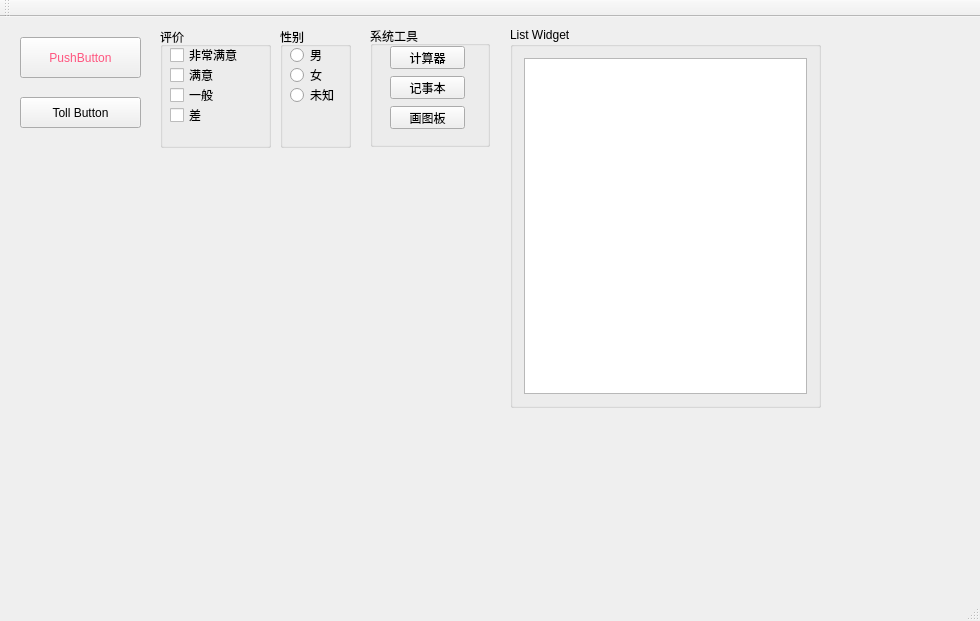
<?xml version="1.0" encoding="UTF-8"?>
<ui version="4.0">
 <class>MainWindow</class>
 <widget class="QMainWindow" name="MainWindow">
  <property name="geometry">
   <rect>
    <x>0</x>
    <y>0</y>
    <width>980</width>
    <height>621</height>
   </rect>
  </property>
  <property name="windowTitle">
   <string>MainWindow</string>
  </property>
  <widget class="QWidget" name="centralWidget">
   <widget class="QPushButton" name="pushButton">
    <property name="geometry">
     <rect>
      <x>20</x>
      <y>20</y>
      <width>121</width>
      <height>41</height>
     </rect>
    </property>
    <property name="sizePolicy">
     <sizepolicy hsizetype="Minimum" vsizetype="Fixed">
      <horstretch>0</horstretch>
      <verstretch>0</verstretch>
     </sizepolicy>
    </property>
    <property name="styleSheet">
     <string notr="true">border-color: rgb(85, 170, 255);
color: rgb(255, 85, 127);
font: 9pt &quot;微软雅黑&quot;;
</string>
    </property>
    <property name="text">
     <string>PushButton</string>
    </property>
    <property name="icon">
     <iconset resource="res.qrc">
      <normaloff>:/XPStyle/NormalIcon.ico</normaloff>:/XPStyle/NormalIcon.ico</iconset>
    </property>
    <property name="iconSize">
     <size>
      <width>32</width>
      <height>32</height>
     </size>
    </property>
    <property name="autoRepeat">
     <bool>false</bool>
    </property>
    <property name="autoExclusive">
     <bool>false</bool>
    </property>
    <property name="autoRepeatInterval">
     <number>100</number>
    </property>
    <property name="flat">
     <bool>false</bool>
    </property>
   </widget>
   <widget class="QToolButton" name="toolButton">
    <property name="geometry">
     <rect>
      <x>20</x>
      <y>80</y>
      <width>121</width>
      <height>31</height>
     </rect>
    </property>
    <property name="text">
     <string>Toll Button</string>
    </property>
    <property name="icon">
     <iconset>
      <normaloff>XPStyle/DeletedIcon.ico</normaloff>XPStyle/DeletedIcon.ico</iconset>
    </property>
    <property name="toolButtonStyle">
     <enum>Qt::ToolButtonTextBesideIcon</enum>
    </property>
    <property name="autoRaise">
     <bool>false</bool>
    </property>
   </widget>
   <widget class="QGroupBox" name="groupBox_2">
    <property name="geometry">
     <rect>
      <x>160</x>
      <y>10</y>
      <width>111</width>
      <height>121</height>
     </rect>
    </property>
    <property name="title">
     <string>评价</string>
    </property>
    <widget class="QCheckBox" name="cBoxExtSatisfied">
     <property name="geometry">
      <rect>
       <x>10</x>
       <y>20</y>
       <width>71</width>
       <height>16</height>
      </rect>
     </property>
     <property name="text">
      <string>非常满意</string>
     </property>
    </widget>
    <widget class="QCheckBox" name="cBoxSatisfied">
     <property name="geometry">
      <rect>
       <x>10</x>
       <y>40</y>
       <width>71</width>
       <height>16</height>
      </rect>
     </property>
     <property name="text">
      <string>满意</string>
     </property>
    </widget>
    <widget class="QCheckBox" name="cBoxGood">
     <property name="geometry">
      <rect>
       <x>10</x>
       <y>60</y>
       <width>71</width>
       <height>16</height>
      </rect>
     </property>
     <property name="text">
      <string>一般</string>
     </property>
    </widget>
    <widget class="QCheckBox" name="cBoxBad">
     <property name="geometry">
      <rect>
       <x>10</x>
       <y>80</y>
       <width>71</width>
       <height>16</height>
      </rect>
     </property>
     <property name="text">
      <string>差</string>
     </property>
    </widget>
   </widget>
   <widget class="QGroupBox" name="groupBox">
    <property name="geometry">
     <rect>
      <x>280</x>
      <y>10</y>
      <width>71</width>
      <height>121</height>
     </rect>
    </property>
    <property name="title">
     <string>性别</string>
    </property>
    <widget class="QRadioButton" name="rbMan">
     <property name="geometry">
      <rect>
       <x>10</x>
       <y>20</y>
       <width>89</width>
       <height>16</height>
      </rect>
     </property>
     <property name="text">
      <string>男</string>
     </property>
    </widget>
    <widget class="QRadioButton" name="rbWoman">
     <property name="geometry">
      <rect>
       <x>10</x>
       <y>40</y>
       <width>89</width>
       <height>16</height>
      </rect>
     </property>
     <property name="text">
      <string>女</string>
     </property>
    </widget>
    <widget class="QRadioButton" name="radioButton">
     <property name="geometry">
      <rect>
       <x>10</x>
       <y>60</y>
       <width>89</width>
       <height>16</height>
      </rect>
     </property>
     <property name="text">
      <string>未知</string>
     </property>
    </widget>
   </widget>
   <widget class="QGroupBox" name="groupBox_3">
    <property name="geometry">
     <rect>
      <x>370</x>
      <y>9</y>
      <width>120</width>
      <height>121</height>
     </rect>
    </property>
    <property name="title">
     <string>系统工具</string>
    </property>
    <widget class="QPushButton" name="pbtnCalc">
     <property name="geometry">
      <rect>
       <x>20</x>
       <y>20</y>
       <width>75</width>
       <height>23</height>
      </rect>
     </property>
     <property name="text">
      <string>计算器</string>
     </property>
    </widget>
    <widget class="QPushButton" name="pbtnNotePad">
     <property name="geometry">
      <rect>
       <x>20</x>
       <y>50</y>
       <width>75</width>
       <height>23</height>
      </rect>
     </property>
     <property name="text">
      <string>记事本</string>
     </property>
    </widget>
    <widget class="QPushButton" name="pbtnPaint">
     <property name="geometry">
      <rect>
       <x>20</x>
       <y>80</y>
       <width>75</width>
       <height>23</height>
      </rect>
     </property>
     <property name="text">
      <string>画图板</string>
     </property>
    </widget>
   </widget>
   <widget class="QGroupBox" name="groupBox_4">
    <property name="geometry">
     <rect>
      <x>510</x>
      <y>10</y>
      <width>311</width>
      <height>381</height>
     </rect>
    </property>
    <property name="title">
     <string>List Widget</string>
    </property>
    <layout class="QVBoxLayout" name="verticalLayout">
     <item>
      <widget class="QListWidget" name="listWidget"/>
     </item>
    </layout>
   </widget>
  </widget>
  <widget class="QMenuBar" name="menuBar">
   <property name="geometry">
    <rect>
     <x>0</x>
     <y>0</y>
     <width>980</width>
     <height>23</height>
    </rect>
   </property>
  </widget>
  <widget class="QToolBar" name="mainToolBar">
   <attribute name="toolBarArea">
    <enum>TopToolBarArea</enum>
   </attribute>
   <attribute name="toolBarBreak">
    <bool>false</bool>
   </attribute>
  </widget>
  <widget class="QStatusBar" name="statusBar"/>
 </widget>
 <layoutdefault spacing="6" margin="11"/>
 <resources>
  <include location="res.qrc"/>
 </resources>
 <connections/>
</ui>
